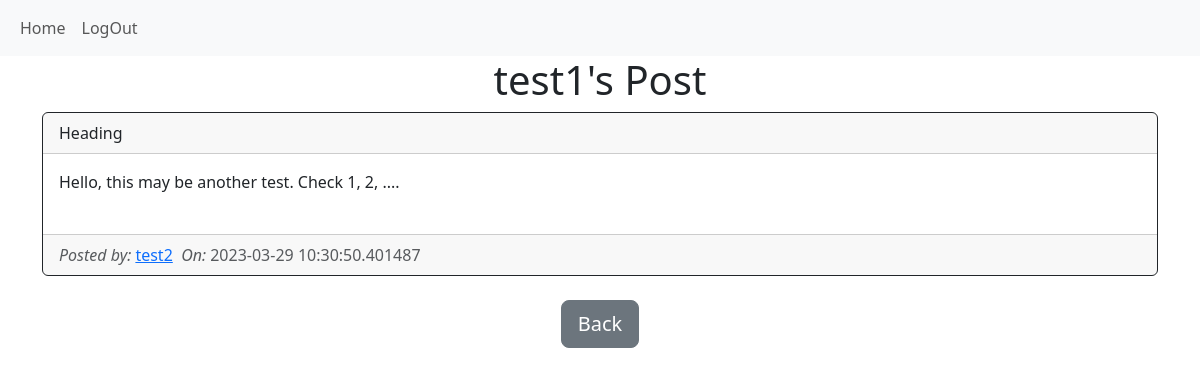
The app's page /post/Heading (signed in) with its own data.
### SimpleBlog/models.py (models this page shows, shortened)
class User(db.Model, UserMixin):
    id = db.Column(db.Integer, primary_key=True)
    username = db.Column(db.String(150), unique=True)
    email = db.Column(db.String(150), unique=True)
    password = db.Column(db.String(150))
    date_created = db.Column(db.DateTime(
        timezone=True), default=datetime.now())
    posts = db.relationship('Post', backref='user', passive_deletes=True)

class Post(db.Model):
    id = db.Column(db.Integer, primary_key=True)
    title = db.Column(db.String(150))
    text = db.Column(db.Text, nullable=True)
    slug = db.Column(db.String(150), unique=True)
    date_created = db.Column(db.DateTime(
        timezone=True), default=datetime.now())
    author = db.Column(db.Integer, db.ForeignKey(
        'user.id', ondelete="CASCADE"), nullable=False)

### SimpleBlog/views.py (the view)
@views.route('post/<slug>')
@login_required
def post_detail(slug):
    post = Post.query.filter(Post.slug == slug).first()
    return render_template("post_detail.html", post=post, user=current_user)

### SimpleBlog/__init__.py (called while the page is built)
def create_app():
    app = Flask(__name__)
    app.config['SECRET_KEY'] = "key"
    app.config['SQLALCHEMY_DATABASE_URI'] = f'sqlite:///{DB_NAME}'
    db.init_app(app)
    from .views import views
    from .auth import auth
    app.register_blueprint(views, url_prefix="/")
    app.register_blueprint(auth, url_prefix="/")
    from .models import User, Post
    with app.app_context():
        db.create_all()
    login_manager = LoginManager()
    login_manager.login_view = "auth.login"
    login_manager.init_app(app)
    @login_manager.user_loader
    def load_user(id):
        return User.query.get(int(id))
    return app

### SimpleBlog/templates/post_detail.html (shortened to what this page needs)
{% extends "posts_div.html" %}
{% block content %}
{% block header %}
<h1 align="center">{{user.username}}'s Post</h1>
{% endblock %}
<div class="card border-dark">
    <div class="card-header d-flex justify-content-between align-items-center">
        <span class="text-capitalize">{{post.title}}</span>
    </div>
    <div class="card-body mb-4">
        <div class="card-text">
            {{post.text}}
        </div>
    </div>
    <div class="card-footer text-muted">
        <em>Posted by:&nbsp;</em><a href="/user/{{post.user.username}}">{{post.user.username}}</a>&nbsp;
        <em>On:</em>&nbsp;{{post.date_created}}
    </div>
</div>
<br>
{% block footer %}
<div align="center">
    <a href="/home">
        <button type="button" class="btn btn-lg btn-secondary">Back</button>
    </a>
</div>
{% endblock %}
{% endblock %}

### records on screen
User: username "test1"
Post: title "Heading", text "Hello, this may be another test. Check 1, 2, ....", date_created "2023-03-29 10:30:50.401487"
User: user.username "test2"
